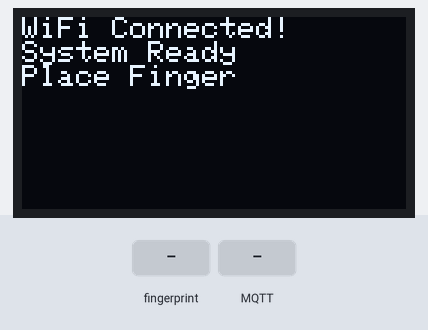
The program below on a simulated ESP32. On the bench: 128×64 one-colour display. The test bench sets the inputs (shaded band). WiFi joins after 1.5 s; servers stay silent unless stated; network time is answered at once with the bench clock; the local clock reads 2024-03-15 10:24:30 at power-on unless the program sets it; no MQTT or app messages arrive unless stated; what the program prints to the serial monitor is not drawn.

Above: at 2.6 s.
At 5.8 s:
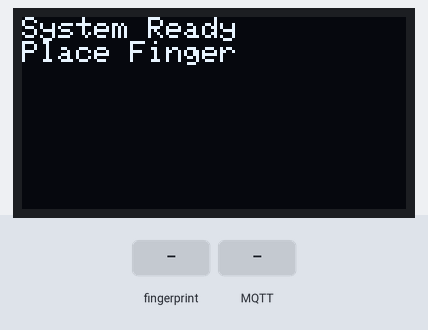
5.9 s: finger stored as number 1 placed on the sensor
At 7.4 s:
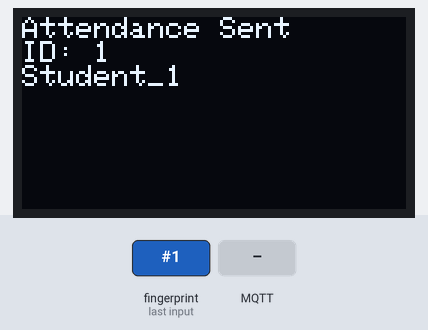
8.9 s: MQTT message "enroll" arrives on the first subscribed topic
At 10.7 s:
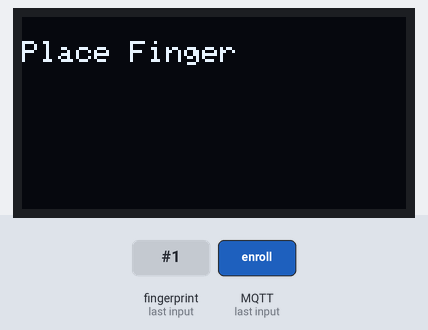
11.4 s: MQTT message "attendance" arrives on the first subscribed topic
At 12.2 s:
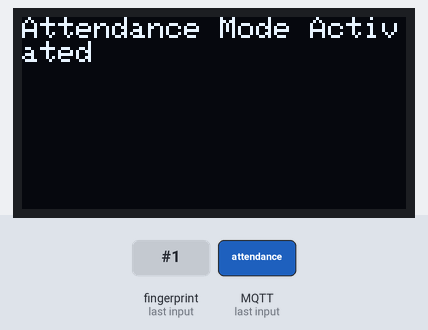
Timing chart, 0 to 14.4 s (numbered marks = the images above; inputs shaded):
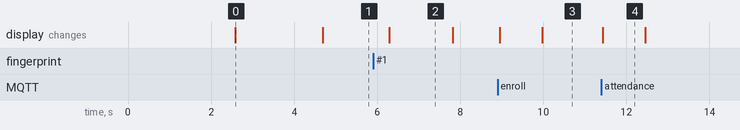

Measured:
- after the input at 5.9 s, the display: changes after 0.39 s (image 2)
- after the input at 8.9 s, the display: first changes after 0.05 s (image 3 shows a later state)
- after the input at 11.4 s, the display: changes at once (image 4)
- what the display in image 0 shows lasts 2.1 s, from 2.6 s to 4.7 s
- what the display in image 2 shows lasts 1.5 s, from 6.3 s to 7.8 s
- what the display in image 4 shows lasts 1.1 s, from 11.4 s to 12.5 s

The program:

main.cpp
```cpp
#include <WiFi.h>
#include <PubSubClient.h>
#include <Adafruit_Fingerprint.h>
#include <Wire.h>
#include <Adafruit_SSD1306.h>
#include <ArduinoJson.h>
#include <WiFiUdp.h>
#include <NTPClient.h>
#include <time.h>

// ================= CONFIG =================
const char* ssid = "Warning";
const char* password = "Rohan1808";

const char* mqttServer = "192.168.32.1";
const int mqttPort = 1883;
const char* publishTopic = "home/fingerprint";
const char* subscribeTopic = "home/fingerprint/action";

// ================= OLED ===================
#define SCREEN_WIDTH 128
#define SCREEN_HEIGHT 64
#define OLED_RESET -1
Adafruit_SSD1306 display(SCREEN_WIDTH, SCREEN_HEIGHT, &Wire, OLED_RESET);

// ================= FINGERPRINT =============
#define RXPIN 16
#define TXPIN 17
HardwareSerial mySerial(2);
Adafruit_Fingerprint finger(&mySerial);

// ================= MQTT ===================
WiFiClient espClient;
PubSubClient client(espClient);

// ================= TIME ===================
WiFiUDP ntpUDP;
NTPClient timeClient(ntpUDP, "pool.ntp.org", 0, 60000);

// ================= STATE ==================
uint8_t lastFingerID = 0;

// ================= FUNCTION DECLARATIONS ===
void connectWiFi();
void connectMQTT();
void scanFingerprint();
void sendFingerprintData(uint8_t id, String name, String mode);
String getDateString();
String getTimeString();
void mqttCallback(char* topic, byte* payload, unsigned int length);

// ================= SETUP =================
void setup() {
  Serial.begin(115200);

  // OLED init
  if (!display.begin(SSD1306_SWITCHCAPVCC, 0x3C)) {
    Serial.println("SSD1306 allocation failed");
    while(true);
  }

  display.clearDisplay();
  display.setTextSize(1);
  display.setTextColor(WHITE);
  display.setCursor(0,0);
  display.println("Starting...");
  display.display();
  delay(1000); // show once

  // WiFi
  connectWiFi();

  // MQTT
  client.setServer(mqttServer, mqttPort);
  client.setCallback(mqttCallback);
  connectMQTT();

  // Fingerprint init
  mySerial.begin(57600, SERIAL_8N1, RXPIN, TXPIN);
  finger.begin(57600);
  if (!finger.verifyPassword()) {
    display.clearDisplay();
    display.setCursor(0,0);
    display.println("FP Sensor Error");
    display.display();
    while(true); // stop execution
  }

  // Time client
  timeClient.begin();
  timeClient.update();

  // Final ready message (only once)
  display.clearDisplay();
  display.setCursor(0,0);
  display.println("System Ready");
  display.println("Place Finger");
  display.display();
}

// ================= LOOP ===================
void loop() {
  if (!client.connected()) connectMQTT();
  client.loop();
  timeClient.update();

  scanFingerprint(); // scan for finger

  delay(50); // small delay to avoid watchdog resets
}

// ================= WIFI ===================
void connectWiFi() {
  Serial.print("Connecting to WiFi...");
  WiFi.begin(ssid, password);
  unsigned long startAttempt = millis();
  bool wifiDisplayed = false;

  while (WiFi.status() != WL_CONNECTED) {
    delay(500);
    Serial.print(".");
    if (!wifiDisplayed && millis() - startAttempt > 2000) {
      display.clearDisplay();
      display.setCursor(0, 0);
      display.println("Connecting to WiFi...");
      display.display();
      wifiDisplayed = true;
    }

    if (millis() - startAttempt > 20000) { // 20 sec timeout
      Serial.println("Failed to connect WiFi");
      display.clearDisplay();
      display.setCursor(0, 0);
      display.println("WiFi Failed");
      display.display();
      while (true); // stop execution
    }
  }

  Serial.println("Connected!");
  display.clearDisplay();
  display.setCursor(0, 0);
  display.println("WiFi Connected!");
  display.println("System Ready");
  display.println("Place Finger");
  display.display();
  delay(1000);
}

// ================= MQTT ===================
void connectMQTT() {
  while (!client.connected()) {
    Serial.print("Connecting MQTT...");
    if (client.connect("ESP32_Attendance")) {
      Serial.println("connected");
      client.subscribe(subscribeTopic);
    } else {
      Serial.print("failed, rc=");
      Serial.print(client.state());
      Serial.println(" retrying in 5s");
      delay(5000);
    }
  }
}

void mqttCallback(char* topic, byte* payload, unsigned int length) {
  String msg;
  for (unsigned int i = 0; i < length; i++) msg += (char)payload[i];
  Serial.print("MQTT received: ");
  Serial.println(msg);

  display.clearDisplay();
  display.setCursor(0, 0);

  if (msg == "enroll") {
    display.println("Enroll Mode Activated");
    display.display();
    delay(1000);
    display.clearDisplay();
    display.println("Place Finger");
    display.display();
  } else if (msg == "attendance") {
    display.println("Attendance Mode Activated");
    display.display();
    delay(1000);
    display.clearDisplay();
    display.println("Place Finger");
    display.display();
  }
}

// ================= FINGERPRINT =================
void scanFingerprint() {
  uint8_t p = finger.getImage();
  if (p != FINGERPRINT_OK) return;

  p = finger.image2Tz();
  if (p != FINGERPRINT_OK) return;

  p = finger.fingerFastSearch();
  if (p != FINGERPRINT_OK) return;

  uint8_t id = finger.fingerID;
  if (id == lastFingerID) return; // ignore same finger
  lastFingerID = id;

  String name = "Student_" + String(id);
  sendFingerprintData(id, name, "attendance");

  // wait until finger removed
  while (finger.getImage() != FINGERPRINT_NOFINGER) delay(50);
  lastFingerID = 0;
}

// ================= SEND DATA =================
void sendFingerprintData(uint8_t id, String name, String mode) {
  DynamicJsonDocument doc(256);
  doc["finger_id"] = id;
  doc["name"] = name;
  doc["mode"] = mode;
  doc["date"] = getDateString();
  doc["time"] = getTimeString();

  String payload;
  serializeJson(doc, payload);
  client.publish(publishTopic, payload.c_str());

  Serial.println("Attendance Sent:");
  Serial.println(payload);

  display.clearDisplay();
  display.setCursor(0, 0);
  display.println("Attendance Sent");
  display.println("ID: " + String(id));
  display.println(name);
  display.display();
  delay(1500);

  display.clearDisplay();
  display.println("Place Finger");
  display.display();
}

// ================= TIME HELPERS =================
String getDateString() {
  time_t rawTime = timeClient.getEpochTime();
  struct tm *timeInfo = localtime(&rawTime);

  int d = timeInfo->tm_mday;
  int m = timeInfo->tm_mon + 1;
  int y = timeInfo->tm_year + 1900;

  return String(d) + "/" + String(m) + "/" + String(y);
}

String getTimeString() {
  return timeClient.getFormattedTime();
}
```
